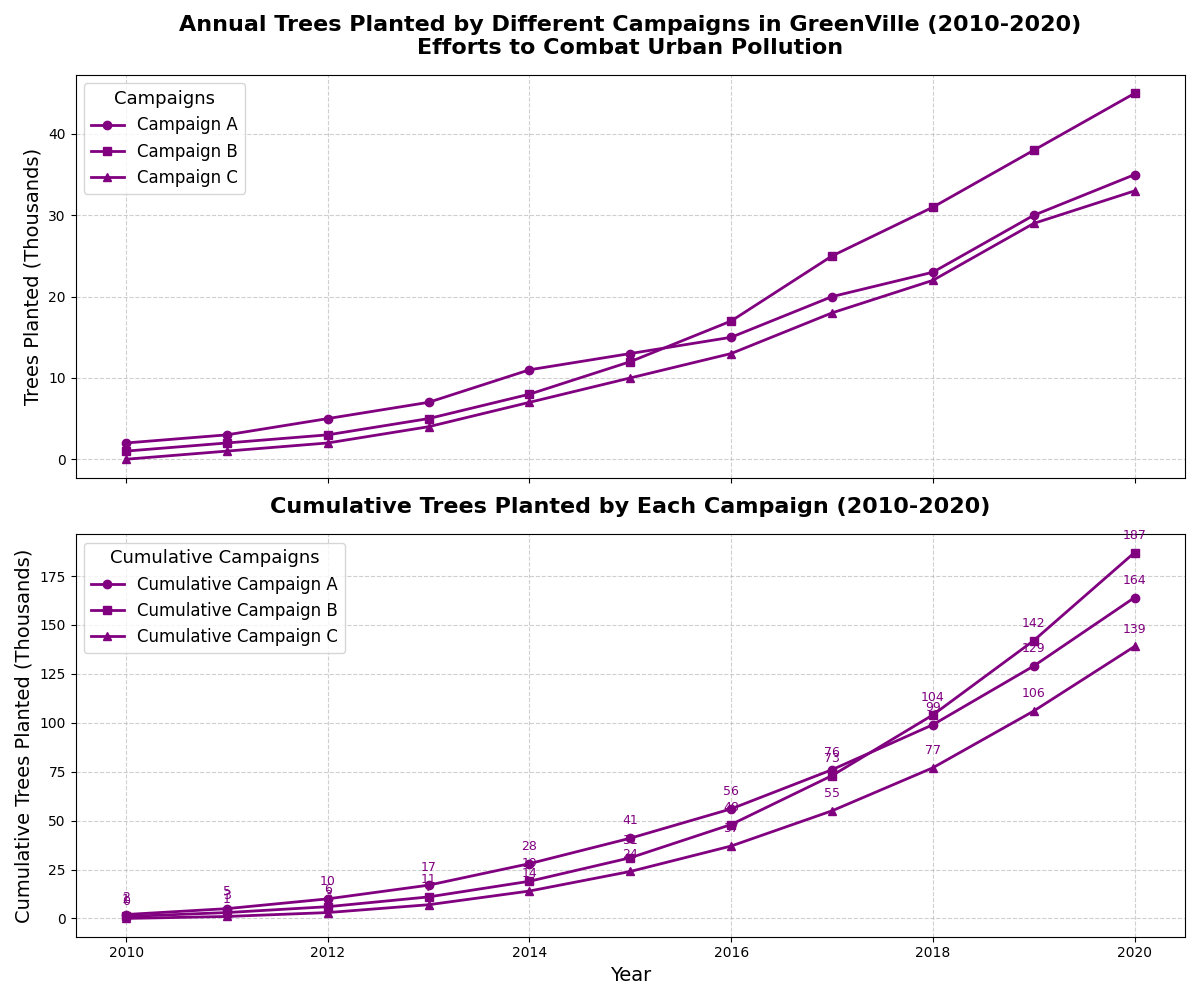

Write Python code to recreate this figure.
import matplotlib.pyplot as plt
import numpy as np

# Years from 2010 to 2020
years = np.arange(2010, 2021)

# Number of trees planted by each campaign (in thousands)
campaign_A = np.array([2, 3, 5, 7, 11, 13, 15, 20, 23, 30, 35])
campaign_B = np.array([1, 2, 3, 5, 8, 12, 17, 25, 31, 38, 45])
campaign_C = np.array([0, 1, 2, 4, 7, 10, 13, 18, 22, 29, 33])

# Calculate the cumulative number of trees planted for each campaign
cumulative_A = np.cumsum(campaign_A)
cumulative_B = np.cumsum(campaign_B)
cumulative_C = np.cumsum(campaign_C)

# Create the figure and subplots
fig, (ax1, ax2) = plt.subplots(2, 1, figsize=(12, 10), sharex=True)

# Line plot for annual trees planted by each campaign (using a single color)
ax1.plot(years, campaign_A, marker='o', linestyle='-', color='purple', label='Campaign A', linewidth=2)
ax1.plot(years, campaign_B, marker='s', linestyle='-', color='purple', label='Campaign B', linewidth=2)
ax1.plot(years, campaign_C, marker='^', linestyle='-', color='purple', label='Campaign C', linewidth=2)

ax1.set_title('Annual Trees Planted by Different Campaigns in GreenVille (2010-2020)\nEfforts to Combat Urban Pollution', fontsize=16, fontweight='bold', pad=15)
ax1.set_ylabel('Trees Planted (Thousands)', fontsize=14)
ax1.legend(title='Campaigns', loc='upper left', fontsize=12, title_fontsize=13)
ax1.grid(True, linestyle='--', alpha=0.6)

# Line plot for cumulative trees planted by each campaign (using the same single color)
ax2.plot(years, cumulative_A, marker='o', linestyle='-', color='purple', label='Cumulative Campaign A', linewidth=2)
ax2.plot(years, cumulative_B, marker='s', linestyle='-', color='purple', label='Cumulative Campaign B', linewidth=2)
ax2.plot(years, cumulative_C, marker='^', linestyle='-', color='purple', label='Cumulative Campaign C', linewidth=2)

ax2.set_title('Cumulative Trees Planted by Each Campaign (2010-2020)', fontsize=16, fontweight='bold', pad=15)
ax2.set_xlabel('Year', fontsize=14)
ax2.set_ylabel('Cumulative Trees Planted (Thousands)', fontsize=14)
ax2.legend(title='Cumulative Campaigns', loc='upper left', fontsize=12, title_fontsize=13)
ax2.grid(True, linestyle='--', alpha=0.6)

# Annotate final values for cumulative trees planted
for year, value in zip(years, cumulative_A):
    ax2.annotate(f'{value}', xy=(year, value), xytext=(0, 10), textcoords='offset points', ha='center', fontsize=9, color='purple')
for year, value in zip(years, cumulative_B):
    ax2.annotate(f'{value}', xy=(year, value), xytext=(0, 10), textcoords='offset points', ha='center', fontsize=9, color='purple')
for year, value in zip(years, cumulative_C):
    ax2.annotate(f'{value}', xy=(year, value), xytext=(0, 10), textcoords='offset points', ha='center', fontsize=9, color='purple')

# Automatically adjust layout to prevent overlap
plt.tight_layout()

# Display the plot
plt.show()
